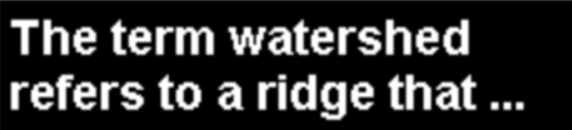
#> input picture ejercicio9_eliminar_objeto/img1.png, 572 x 130 px
$ python eliminar.py
#> lines starting #> are read from the running program, lines starting #| are printed output that depends on the picture; after the words box and inside, x2 and y2 are one past the last pixel; in counts of white or black regions, pixels touching at a corner belong together
import cv2
import os
import numpy as np
import matplotlib.pyplot as plt

# path
path = os.path.join(os.path.dirname(__file__), 'img1.png')

# captura
image = cv2.imread(path)
#> image is the input picture: shape (130, 572, 3); min 0, max 255, mean 47

# alto, ancho, canal
alto, ancho, canal = image.shape
#> alto = 130; ancho = 572; canal = 3
kernel = cv2.getStructuringElement(cv2.MORPH_RECT, (3, 3))

# preprocesamiento
if canal == 3:
    image = cv2.cvtColor(image, cv2.COLOR_BGR2GRAY)
#> image: shape (130, 572)

plt.subplot(1, 2, 1)
ax = plt.imshow(image, cmap='gray')
ax.axes.set_axis_off()

# Definir el umbral de área
area_threshold = 250
(umbral, binary_img) = cv2.threshold(image, 0, 255, cv2.THRESH_BINARY | cv2.THRESH_OTSU)
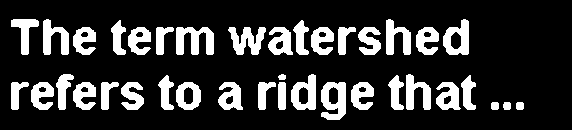
#> binary_img: shape (130, 572); 19.5% white; 38 white regions, largest, box (x1, y1, x2, y2) and area: (176, 27, 214, 55) 703, (321, 82, 346, 120) 669, (228, 27, 266, 55) 620
#> umbral = 108

# Aplicar la operación de apertura para eliminar los objetos pequeños
opened = cv2.morphologyEx(binary_img, cv2.MORPH_OPEN, kernel)
#> opened: shape (130, 572); 19.5% white; 38 white regions

# Encontrar los contornos de los objetos después de la operación morfológica
contours, _ = cv2.findContours(opened, cv2.RETR_EXTERNAL, cv2.CHAIN_APPROX_SIMPLE)
#> contours = 38 contours; largest, box (x1, y1, x2, y2) and area: (321, 82, 346, 120) 732, (443, 19, 469, 55) 663, (291, 74, 316, 110) 644, (176, 27, 214, 55) 604, (176, 82, 201, 110) 540

# Crear una máscara para los objetos que cumplen el umbral de área
mask = np.zeros_like(binary_img)
for contour in contours:
    area = cv2.contourArea(contour)
    if area >= area_threshold:
        cv2.drawContours(mask, [contour], 0, 255, cv2.FILLED)
#> this loop made 38 passes
#> area on passes 1 to 12: 47, 45, 47, 450, 404, 732.5, 185, 233.5, 450.5, 540, 353.5, 229.5
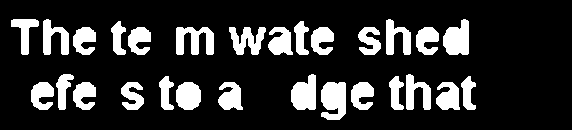
#> mask: shape (130, 572); 18.3% white; 28 white regions, largest, box (x1, y1, x2, y2) and area: (321, 82, 346, 120) 801, (443, 19, 469, 55) 716, (176, 27, 214, 55) 703

# Aplicar la máscara a la imagen original
result = cv2.bitwise_and(binary_img, mask)
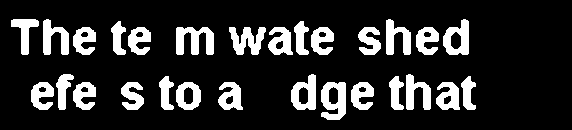
#> result: shape (130, 572); 17.1% white; 28 white regions, largest, box (x1, y1, x2, y2) and area: (176, 27, 214, 55) 703, (321, 82, 346, 120) 669, (229, 27, 266, 55) 618

plt.subplot(1, 2, 2)
ax = plt.imshow(result, cmap='gray')
ax.axes.set_axis_off()


# mostrar imagen
plt.show()
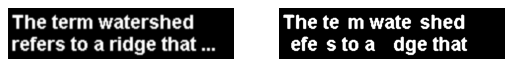
#> figure drawn by matplotlib, 2 panels
